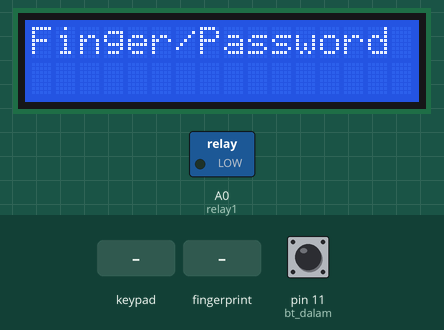
The sketch below on a simulated Arduino Uno, built with avr-gcc and run on an emulated ATmega328P. Parts: 16×2 character LCD, switched loads named in the sketch (green lamp = pin HIGH). The test bench sets the inputs (shaded band); at power-on: pin 11 (bt_dalam) HIGH. EEPROM starts erased; what the sketch prints to the serial monitor is not drawn.

Above: at 5.2 s.
5.3 s: pin 11 (bt_dalam) pulled LOW for 0.15 s
At 6.2 s:
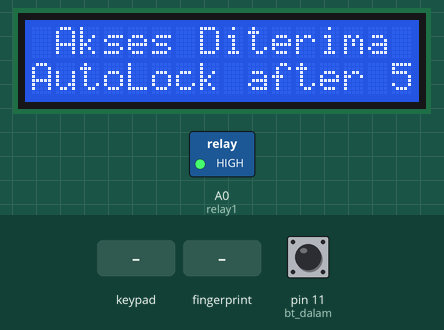
8.4 s: keypad keys 1 0 9 8 7 pressed 0.4 s apart
At 12.8 s:
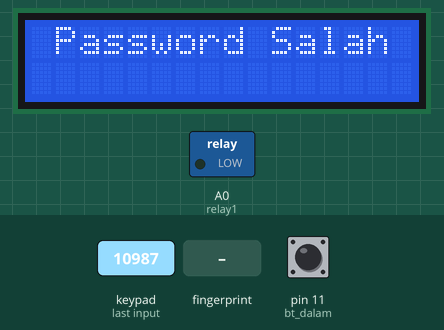
13.3 s: key 'A' pressed
At 15.6 s:
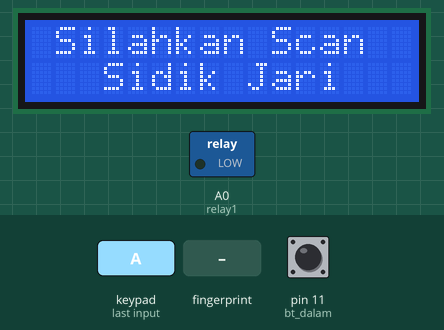
16.3 s: finger stored as number 1 placed on the sensor
At 18.7 s:
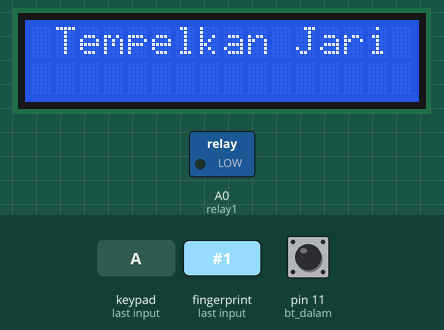
19.1 s: finger stored as number 1 placed on the sensor
At 20.2 s:
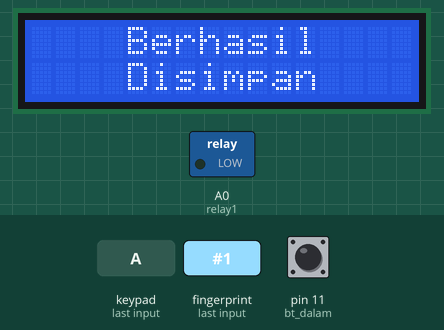
22.1 s: key 'B' pressed
At 23.4 s:
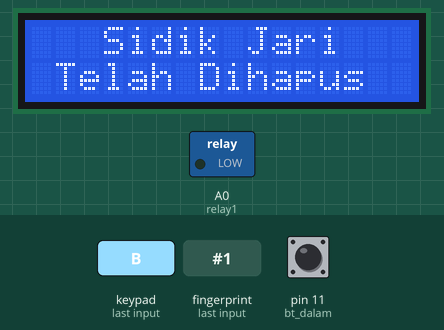
Timing chart, 0 to 25.1 s (numbered marks = the images above; inputs shaded):
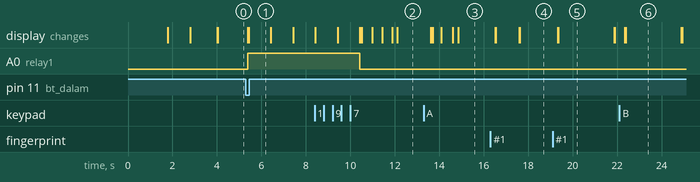

The sketch:

main.ino
```cpp
//created/modified by: Alim Mulyadi
//Created: 28/07/2022
//Program: Doorlock Keypad & Fingerprint

#include <Wire.h>
#include <Adafruit_Fingerprint.h>
#include <SoftwareSerial.h>
#include <EEPROM.h>
#include <LiquidCrystal_I2C.h>
#include <Keypad.h>
#include <SPI.h>

const byte baris = 4;
const byte kolom = 4;
char Hexa[baris][kolom] = {
  {'1', '2', '3', 'A'},
  {'4', '5', '6', 'B'},
  {'7', '8', '9', 'C'},
  {'*', '0', '#', 'D'}
};

//--Pin yang digunakan--//
byte pinBaris [baris] = {10, 9, 8, 7};
byte pinKolom [kolom] = {6, 5, A2, A3};
int relay1 = A0;
int bt_dalam = 11;

//--Variable tipe data--//
char password[4];
char pass[4], pass1[4];
int i = 0;
int addrpassawal = 5;
byte passawal;
char customKey;
int eadd = 0;                             //eeprom addres
int getFingerprintIDez();                 //fungsi check sidikjari
uint8_t getFingerprintEnroll(int id);     //fungsi buat ngerekan atau menambhkan sidikjari
int access = 3;
bool menu_utama = true;

//initialize an instance of class NewKeypad
//Keypad customKeypad = Keypad( makeKeymap(hexaKeys), rowPins, colPins, ROWS, COLS)
//------------------------------//
Keypad customKeypad = Keypad( makeKeymap(Hexa), pinBaris, pinKolom, baris, kolom);
LiquidCrystal_I2C lcd(0x27, 16, 2);             //alamat lcd
SoftwareSerial mySerial(2, 3);                  //pin sidikjari
Adafruit_Fingerprint finger = Adafruit_Fingerprint(&mySerial);

void setup() {
  Serial.begin(9600);
  lcd.begin();
  lcd.backlight();

  pinMode(bt_dalam, INPUT_PULLUP);
  pinMode(relay1, OUTPUT);
  digitalWrite(relay1, LOW);

  finger.begin(57600);
  if (finger.verifyPassword()) {

  } else {
    while (1);
  }

  eadd = EEPROM.read(10);                 //ketika menekan tombol A maka sidikjari akan bertambah dan akan disimpan di eeprom
  if (eadd > 200)EEPROM.write(0, 0);      //jika pennyimpanan eepromnya udah lebih dari 200 maka akan mengulang ke 0 lagi.
  passawal = EEPROM.read(addrpassawal);
  delay(500);

  if (passawal == 0) {
    for (int j = 0; j < 4; j++) {
      EEPROM.write(j, j + 49);
      EEPROM.write(addrpassawal, 1);
    }
  }
  else {
    for (int j = 0; j < 4; j++) {
      pass[j] = EEPROM.read(j);
    }
  }
  delay(200);

  lcd.setCursor (0, 0);
  lcd.print("SMARDOORLOCK");
  lcd.setCursor (0, 1);
  lcd.print("KELOMPOK 3");
  delay(1000);
  lcd.setCursor (0, 0);
  lcd.print(" Finger/Keypad  ");
  delay(1200);
  lcd.clear();
  delay(15);
}

void loop() {
  customKey = customKeypad.getKey();

  if (menu_utama == true) {
    lcd.setCursor (0, 0);
    lcd.print(F("Finger/Password"));
awal:
    getFingerprintIDez();
    password_enter();
    delay(75);
  }
  else {
    change();
  }

  if (digitalRead(bt_dalam) == LOW) {
    lcd.clear();
    delay(15);
    digitalWrite(relay1, HIGH);
    lcd.setCursor(1, 0);
    lcd.print("Akses Diterima");
    lcd.setCursor (0, 1);
    lcd.print(F("AutoLock after "));
    for (int i = 5; i > 0; i--) {
      lcd.setCursor (15, 1); lcd.print(i);
      delay (1000);
    }
    digitalWrite(relay1, LOW);
    lcd.clear();
    delay(15);
    menu_utama = true;
  }

  if (customKey == 'A') {
    //password_enter();
    lcd.clear();
    delay(15);
    tambah_sidikjari();
  }

  if (customKey == 'B') {
    //password_enter();
    lcd.clear();
    delay(15);
    hapus_sidikjari();
  }

  if (customKey == 'C') {
    //password_enter();
    lcd.clear();
    delay(15);
    menu_utama = false;
  }

  if (customKey == '#') {
    //password_enter();
    lcd.clear();
    delay(15);
    i = 0;
    menu_utama = true;
  }
}

void tambah_sidikjari() {
  eadd = EEPROM.read(10);
  delay(200);
  eadd += 1;
  if (eadd > 50) {
    eadd = 0;
  }
  EEPROM.write(10, eadd);
  getFingerprintEnroll(eadd);
}

void hapus_sidikjari() {
  finger.emptyDatabase();
  eadd = 0;
  EEPROM.write(10, eadd);
  lcd.clear();
  delay(15);
  lcd.setCursor(3, 0);
  lcd.print("Sidik Jari");
  lcd.setCursor(1, 1);
  lcd.print("Telah Dihapus");
  delay(2500);
  lcd.clear();
  delay (15);
  menu_utama = true;
}
```

enroll.ino
```cpp
uint8_t getFingerprintEnroll(int id) {
  int p = -1;
  lcd.clear();
  delay(15);
  lcd.setCursor(1, 0);
  lcd.print("Silahkan Scan");
  lcd.setCursor(3, 1);
  lcd.print("Sidik Jari");

  while (p != FINGERPRINT_OK) {
    p = finger.getImage();
    switch (p) {
      case FINGERPRINT_OK:

        break;
      case FINGERPRINT_NOFINGER:

        break;
      case FINGERPRINT_PACKETRECIEVEERR:

        break;
      case FINGERPRINT_IMAGEFAIL:

        break;
      default:

        break;
    }
  }

  p = finger.image2Tz(1);
  switch (p) {
    case FINGERPRINT_OK:

      break;
    case FINGERPRINT_IMAGEMESS:
      return p;
    case FINGERPRINT_PACKETRECIEVEERR:

      return p;
    case FINGERPRINT_FEATUREFAIL:
      delay(200);
      return p;
    case FINGERPRINT_INVALIDIMAGE:
      delay(200);
      return p;
    default:

      return p;
  }
  lcd.clear();
  delay(15);
  lcd.setCursor(1, 0);
  lcd.print("Lepaskan Jari");
  Serial.println("Lepaskan jari");
  delay(1000);

  p = 0;
  while (p != FINGERPRINT_NOFINGER) {
    p = finger.getImage();
  }

  p = -1;
  lcd.clear();
  delay(15);
  lcd.setCursor(1, 0);
  lcd.print("Tempelkan Jari");
  Serial.println("Tempelkan jari");
  while (p != FINGERPRINT_OK) {
    p = finger.getImage();
    switch (p) {
      case FINGERPRINT_OK:

        break;
      case FINGERPRINT_NOFINGER:

        break;
      case FINGERPRINT_PACKETRECIEVEERR:

        break;
      case FINGERPRINT_IMAGEFAIL:

        break;
      default:

        break;
    }
  }

  p = finger.image2Tz(2);
  switch (p) {
    case FINGERPRINT_OK:

      break;
    case FINGERPRINT_IMAGEMESS:

      return p;
    case FINGERPRINT_PACKETRECIEVEERR:

      return p;
    case FINGERPRINT_FEATUREFAIL:

      return p;
    case FINGERPRINT_INVALIDIMAGE:

      return p;
    default:

      return p;
  }

  p = finger.createModel();
  if (p == FINGERPRINT_OK) {


  } else if (p == FINGERPRINT_PACKETRECIEVEERR) {

    return p;
  } else if (p == FINGERPRINT_ENROLLMISMATCH) {
    lcd.clear();
    delay(15);
    lcd.setCursor(1, 0);
    lcd.print("Gagal Disimpan");
    delay(150);
    delay(2000);
    lcd.clear();
    delay(15);
    menu_utama = true;
    return p;
  } else {

    return p;
  }

  p = finger.storeModel(id);
  if (p == FINGERPRINT_OK) {
    lcd.clear();
    delay(15);
    lcd.setCursor(4, 0);
    lcd.print("Berhasil");
    lcd.setCursor(4, 1);
    lcd.print("Disimpan");
    Serial.println("Disimpan");
    delay(2500);
    lcd.clear();
    delay(15);
    menu_utama = true;

  } else if (p == FINGERPRINT_PACKETRECIEVEERR) {

    return p;
  } else if (p == FINGERPRINT_BADLOCATION) {

    return p;
  } else if (p == FINGERPRINT_FLASHERR) {

    return p;
  } else {

    return p;
  }
}
```

finger.ino
```cpp
uint8_t getFingerprintID() {
  uint8_t p = finger.getImage();
  switch (p) {
    case FINGERPRINT_OK:


      delay(1000);
      break;
    case FINGERPRINT_NOFINGER:

      return p;
    case FINGERPRINT_PACKETRECIEVEERR:

      return p;
    case FINGERPRINT_IMAGEFAIL:

      return p;
    default:

      return p;
  }

  p = finger.image2Tz();
  switch (p) {
    case FINGERPRINT_OK:

      delay(1000);
      break;
    case FINGERPRINT_IMAGEMESS:

      return p;
    case FINGERPRINT_PACKETRECIEVEERR:

      return p;
    case FINGERPRINT_FEATUREFAIL:

      return p;
    case FINGERPRINT_INVALIDIMAGE:

      return p;
    default:

      return p;
  }


  p = finger.fingerFastSearch();
  if (p == FINGERPRINT_OK) {


  } else if (p == FINGERPRINT_PACKETRECIEVEERR) {

    return p;
  } else if (p == FINGERPRINT_NOTFOUND) {

    return p;
  } else {

    return p;
  }

}
int getFingerprintIDez() {
  uint8_t p = finger.getImage();
  if (p != FINGERPRINT_OK)  return -1;

  p = finger.image2Tz();
  if (p != FINGERPRINT_OK)  return -1;

  p = finger.fingerFastSearch();
  if (p != FINGERPRINT_OK)
  {
    lcd.clear();
    delay(15);
    lcd.setCursor(1, 0);
    lcd.print("Akses Ditolak");
    Serial.println("Salah");

    while (p != FINGERPRINT_NOFINGER) {
      p = finger.getImage();
      Serial.println("Lepaskan");
    }
    delay(2000);
    lcd.clear();
    delay(15);
    return -1;
  }
  lcd.clear();
  delay(15);
  digitalWrite(relay1, HIGH);
  lcd.setCursor(1, 0);
  lcd.print("Akses Diterima");
  lcd.setCursor (0, 1);
  lcd.print(F("AutoLock after "));
  for (int i = 5; i > 0; i--) {
    lcd.setCursor (15, 1); lcd.print(i);
    delay (1000);
  }
  digitalWrite(relay1, LOW);
  lcd.clear();
  delay(15);
  menu_utama = true;

  return finger.fingerID;
}
```

password.ino
```cpp
void password_enter() {

  if ((customKey >= '0') && (customKey <= '9') && customKey) {
    password[i++] = customKey;
    lcd.setCursor(i - 1, 1);
    lcd.print("*");
  }
  if (i == 4) {
    delay(200);
    for (int j = 0; j < 4; j++)
      pass[j] = EEPROM.read(j);
    if (!(strncmp(password, pass, 4))) {
      lcd.clear();
      delay(15);
      lcd.setCursor(1, 0);
      lcd.print("Password Benar");
      delay(1500);
      i = 0;
      digitalWrite(relay1, HIGH);
      lcd.setCursor(1, 0);
      lcd.print("Akses Diterima");
      lcd.setCursor (0, 1);
      lcd.print(F("AutoLock after "));
      for (int i = 5; i > 0; i--) {
        lcd.setCursor (15, 1); lcd.print(i);
        delay (1000);
      }
      digitalWrite(relay1, LOW);
      lcd.clear();
      delay(15);
      menu_utama = true;
    }

    else {
      i = 0;
      lcd.clear();
      delay(15);
      lcd.setCursor(1, 0);
      lcd.print("Password Salah");
      delay(1500);
      lcd.clear();
      delay(15);
      menu_utama = true;
    }
  }
}

void change() {
  int j = 0;
  lcd.clear();
  delay(15);
  lcd.print("Password Lama:");
  lcd.setCursor(0, 1);
  while (j < 4) {
    char key = customKeypad.getKey();
    if ((key >= '0') && (key <= '9') && key) {
      pass1[j++] = key;
      lcd.print(key);
    }
    key = 0;
  }
  delay(500);

  if ((strncmp(pass1, pass, 4))) {
    lcd.clear();
    delay(15);
    lcd.setCursor(1, 0);
    lcd.print("Password Salah");
    //lcd.print("Wrong Passkey...");
    lcd.setCursor(0, 1);
    lcd.print("Silahkan Ulangi");
    delay(1500);
  }
  else {
    j = 0;

    lcd.clear();
    delay(15);
    lcd.print("Password Baru:");
    lcd.setCursor(0, 1);
    while (j < 4) {
      char key = customKeypad.getKey();
      if ((key >= '0') && (key <= '9') && key) {
        pass[j] = key;
        lcd.print(key);
        EEPROM.write(j, key);
        j++;
      }
    }
    lcd.print("  Done......");
    delay(1000);
  }
  customKey = 0;
  lcd.clear();
  delay(15);
  menu_utama = true;
}
```

Measured:
- after the input at 5.3 s, A0 (relay1): LOW → HIGH after 0.09 s; the display: first changes after 0.08 s (image 1 shows a later state)
- after the input at 8.4 s, the display: first differs from a run without the input after 2.1 s (image 2 shows a later state)
- after the input at 16.3 s, the display: first changes after 0.21 s (image 4 shows a later state)
- after the input at 19.1 s, the display: first changes after 0.23 s (image 5 shows a later state)
- after the input at 22.1 s, the display: first changes after 0.23 s (image 6 shows a later state)
- what the display in image 5 shows lasts 2.5 s, from 19.4 s to 21.9 s
